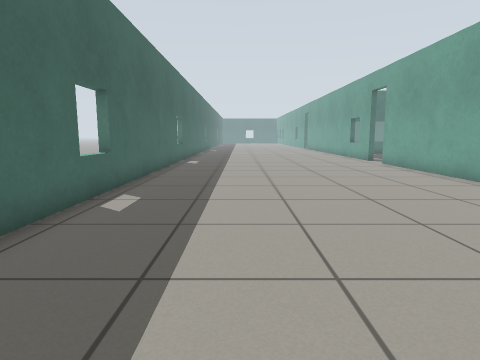
view 1 (above)

23 first-person views from a walk through a world built for the Gazebo simulator. The camera is 0.72 m above the floor, tilts 8° down and sees 75° across. The floor is counted in squares, 0.5 m on a side. Each view is taken from the middle of a square. On the plan, view 1 faces up. The plan holds only what a view shows up to about 15 squares ahead; the rest is blank. The place goes on beyond the plan. Simple patterns stand in for the simulator's built-in surfaces.

view 2
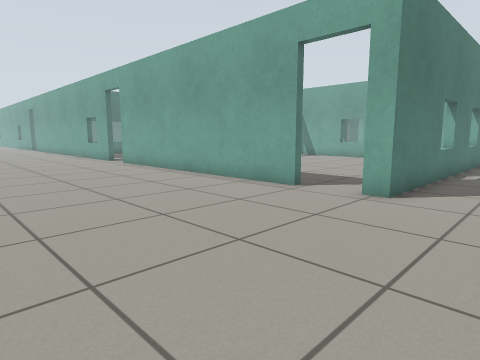

view 3
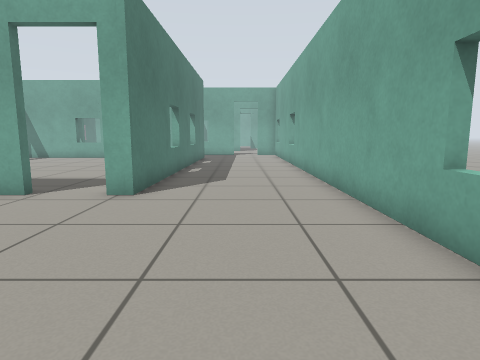

view 4
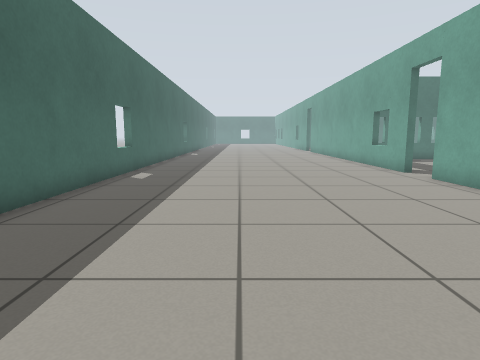

view 5
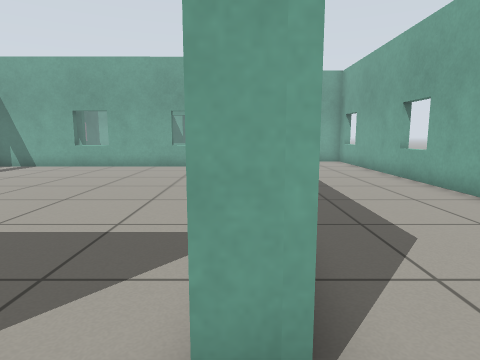

view 6
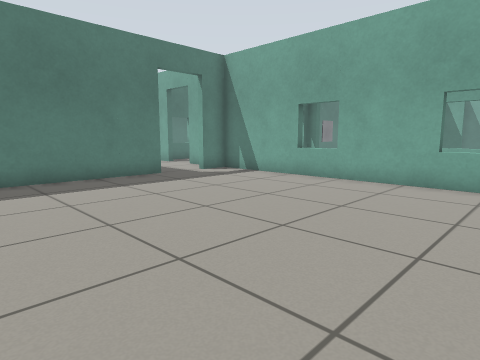

view 7
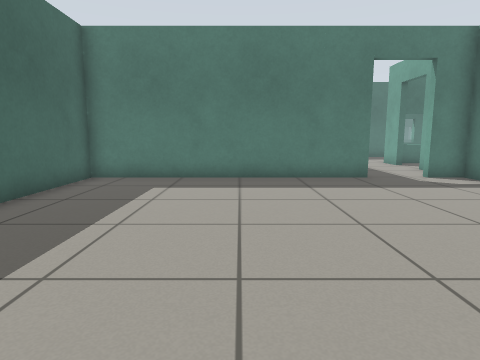

view 8
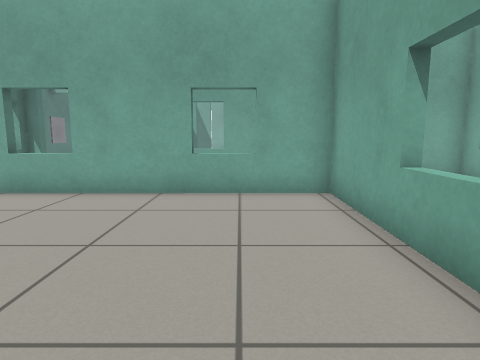

view 9
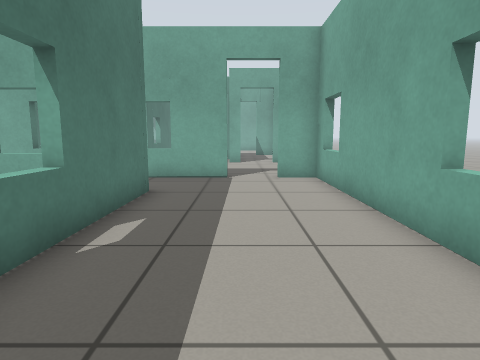

view 10
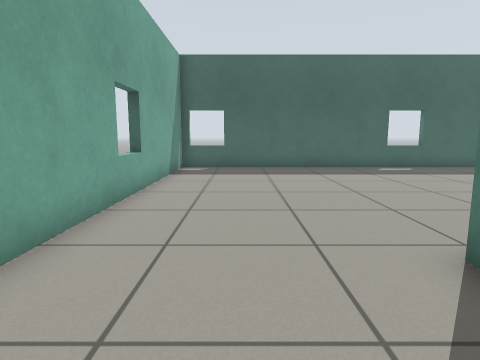

view 11
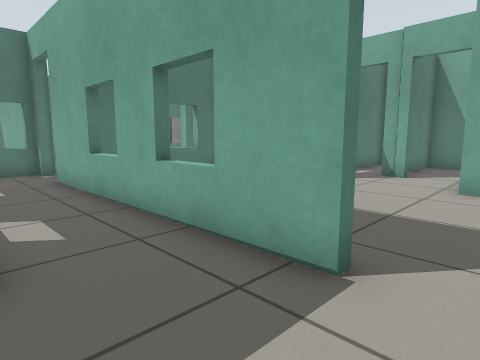

view 12
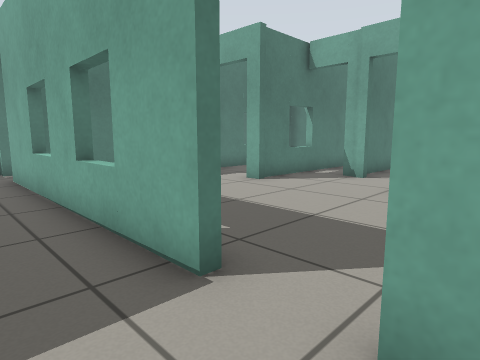

view 13
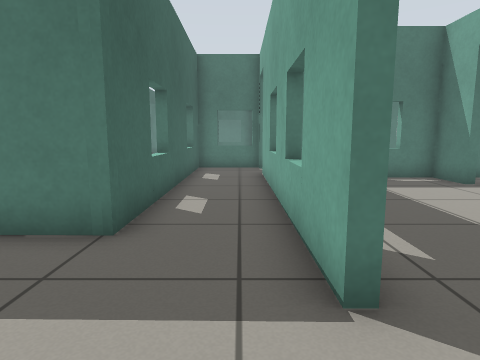

view 14
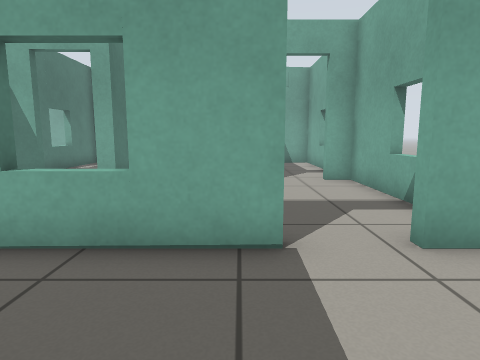

view 15
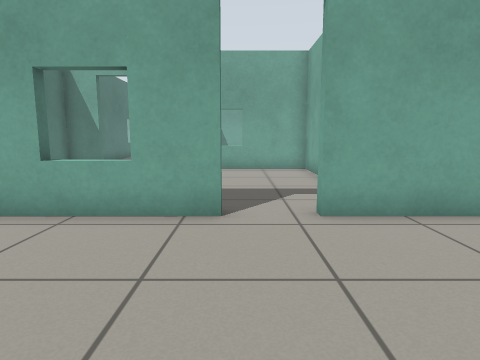

view 16
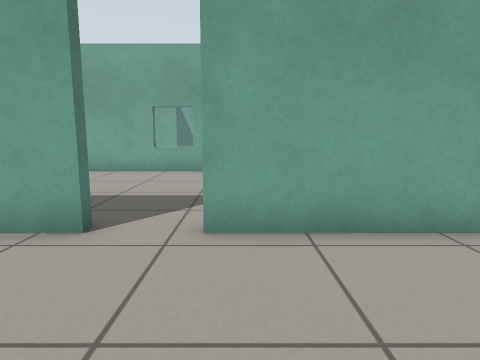

view 17
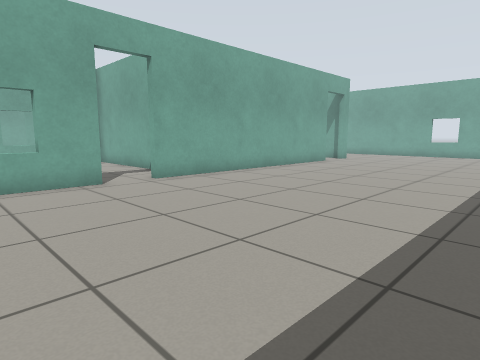

view 18
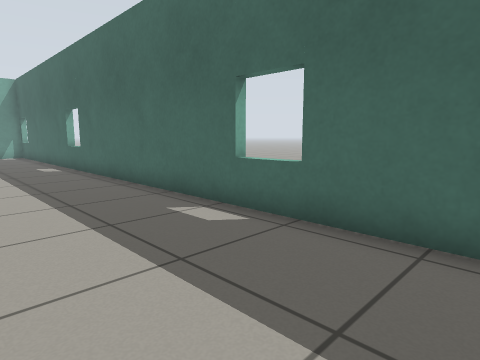

view 19
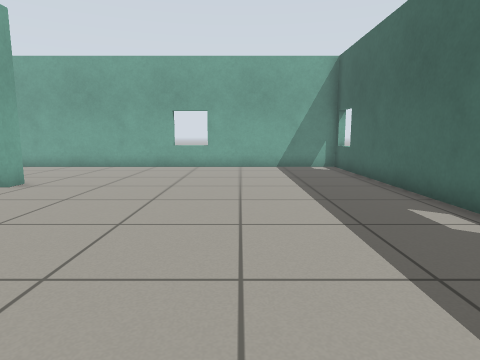

view 20
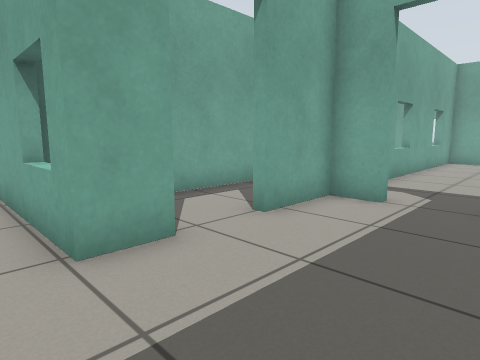

view 21
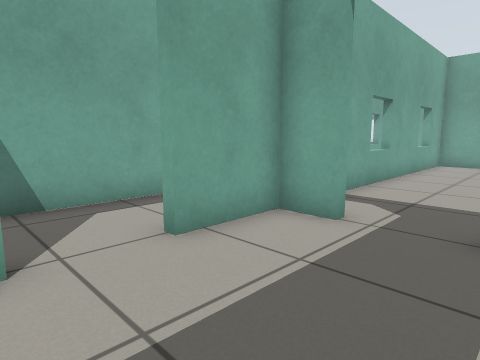

view 22
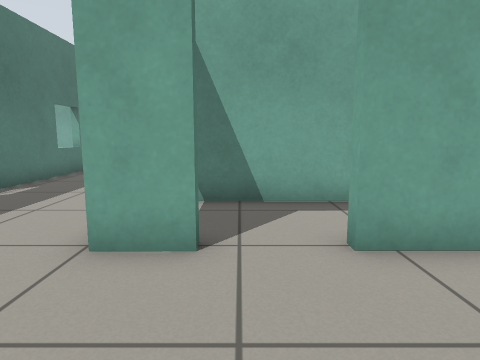

view 23
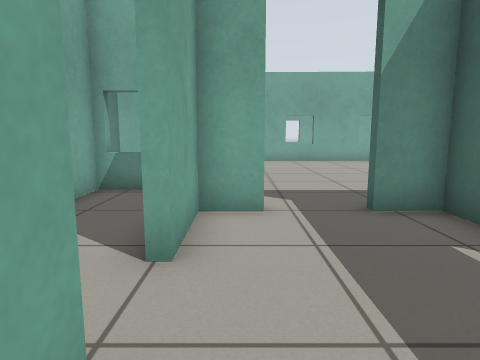

### Floor plan
Points are (right, up) in squares from view 1. A wall is a line through its corners. A room is listed if a view was taken in it or the views show most of it. See-through windows are left out.
Room 1 (views 1, 2, 3, 4, 5, 9, 10, 11, 12, 13, 14, 15, 16, 17, 18, 19)
walls: (7.5, 5.2) (7.5, 16.6); (7.5, 18.3) (7.5, 22.3); (-3.5, 21.5) (-3.5, -2.7) (23.9, -2.7) (23.9, -1.4); (23.9, 12.3) (21.1, 12.3) (21.2, 2.4) (7.5, 2.6) (7.5, 3.3); (23.9, 0.4) (23.9, 10.1)
ways out: open door at (8, 4.5) to room 2; open door at (24, -0.5) to room 4; open door at (8, 17.5); open door at (24, 11)
Room 2 (views 6, 7, 8)
walls: (15.7, 2.8) (20.8, 2.7) (20.8, 14.8) (19.5, 14.8); (17.5, 14.8) (7.8, 14.8) (7.8, 10.6)
ways out: open door at (8, 4.5) to room 1; open door at (18.5, 15) to room 3
Room 3 (views 20, 21, 22, 23)
walls: (20.8, 19.5) (20.8, 20.9) (25.8, 20.9); (19.5, 15.1) (20.8, 15.1) (20.8, 17.5); (16.1, 16.1) (16.1, 15.1) (17.5, 15.1)
ways out: open door at (18.5, 15) to room 2; open door at (21, 18.5) to room 5; open door at (16, 22)
Room 4 (no view inside)
walls: (30.3, 4.9) (29.8, 4.9) (29.8, 5.6); (30.2, 0.1) (30.2, 0.6); (29.8, 7.2) (29.7, 8.8) (24.5, 8.8); (26.5, -2.7) (30.2, -2.7) (30.2, -1.8); (32.5, 5.1) (30.2, 5.1)
ways out: open door at (24, -0.5) to room 1; open door at (30, -0.5); open door at (30, 6.5)
Room 5 (no view inside)
walls: (22.6, 12.6) (23.9, 12.6) (23.9, 20.5)
ways out: open door at (21, 18.5) to room 3

Where each view was taken, in squares from view 1:
view 1: 0 up, 0 right, facing up
view 2: 0 up, 0 right, facing up-right
view 3: 0 up, 0 right, facing right
view 4: 6 up, 1 right, facing up
view 5: 3 up, 6 right, facing right
view 6: 4 up, 11 right, facing up-right
view 7: 4 up, 13 right, facing up
view 8: 5 up, 13 right, facing right
view 9: 0 up, 13 right, facing right
view 10: 0 up, 11 right, facing left
view 11: 1 down, 21 right, facing up-right
view 12: 2 down, 22 right, facing up-right
view 13: 2 down, 23 right, facing up
view 14: 1 up, 20 right, facing right
view 15: 18 up, 2 right, facing right
view 16: 16 up, 3 right, facing right
view 17: 22 up, 2 left, facing down-right
view 18: 22 up, 1 right, facing down-left
view 19: 12 up, 1 right, facing down
view 20: 22 up, 17 right, facing down-right
view 21: 20 up, 17 right, facing down-right
view 22: 19 up, 17 right, facing right
view 23: 21 up, 20 right, facing down
